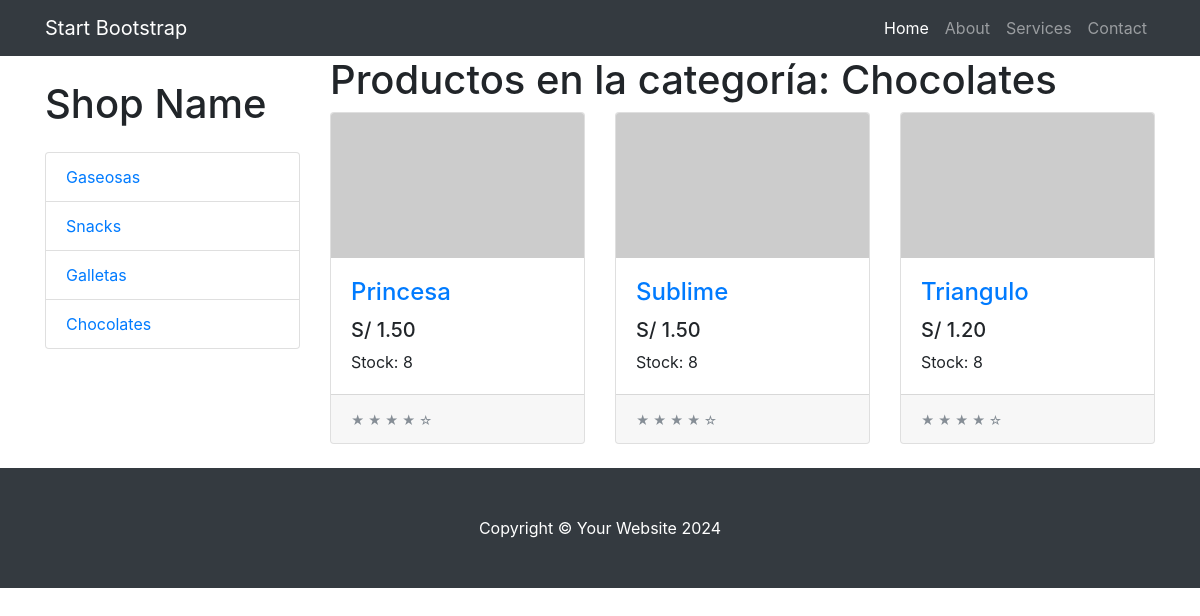
The app's page /tienda/categoria/4/ with its own data.
### tienda/models.py (models this page shows, shortened)
class Categoria(models.Model):
    nombre = models.CharField(max_length=200)
    pub_date = models.DateTimeField('fecha de registro',auto_now=True)

class Producto(models.Model):
    categoria = models.ForeignKey(Categoria,on_delete=models.CASCADE)
    nombre = models.CharField(max_length=200)
    precio = models.DecimalField(max_digits=6,decimal_places=2)
    stock = models.IntegerField(default=0)
    pub_date = models.DateTimeField('date published')

### tienda/views.py (the view)
# urls.py: path('categoria/<int:categoria_id>/', views.productos_por_categoria, name='categoria'),
def productos_por_categoria(request, categoria_id):
    categorias = Categoria.objects.all()  # Para el menú lateral
    categoria = Categoria.objects.get(id=categoria_id)  # La categoría seleccionada
    productos = Producto.objects.filter(categoria=categoria)  # Productos de la categoría
    return render(request, 'productos_por_categoria.html', {
        'categorias': categorias,
        'categoria': categoria,
        'productos': productos
    })

### tienda/templates/productos_por_categoria.html
{% extends "layout.html" %}
{% block content %}
  <h1>Productos en la categoría: {{ categoria.nombre }}</h1>
  <div class="row">
    {% for prod in productos %}
      <div class="col-lg-4 col-md-6 mb-4">
        <div class="card h-100">
          <a href="{% url 'tienda:producto' prod.id %}">
            <img class="card-img-top" src="http://placehold.it/700x400" alt="">
          </a>
          <div class="card-body">
            <h4 class="card-title">
              <a href="{% url 'tienda:producto' prod.id %}">{{ prod.nombre }}</a>
            </h4>
            <h5>S/ {{ prod.precio }}</h5>
            <p class="card-text">Stock: {{ prod.stock }}</p>
          </div>
          <div class="card-footer">
            <small class="text-muted">&#9733; &#9733; &#9733; &#9733; &#9734;</small>
          </div>
        </div>
      </div>
    {% endfor %}
  </div>
{% endblock %}

### tienda/templates/layout.html (shortened to what this page needs)
{% load static %}
<!DOCTYPE html>
<html lang="en">
  <head>
    <link href="{% static 'vendor/bootstrap/css/bootstrap.min.css' %}" rel="stylesheet">
    <link href="{% static 'css/shop.css' %}" rel="stylesheet">
  </head>
  <body>
    <nav class="navbar navbar-expand-lg navbar-dark bg-dark fixed-top">
      <div class="container">
        <a class="navbar-brand" href="#">Start Bootstrap</a>
        <div class="collapse navbar-collapse" id="navbarResponsive">
          <ul class="navbar-nav ml-auto">
            <li class="nav-item active">
              <a class="nav-link" href="{% url 'tienda:index' %}">Home
              </a>
            </li>
            <li class="nav-item">
              <a class="nav-link" href="#">About</a>
            </li>
            <li class="nav-item">
              <a class="nav-link" href="#">Services</a>
            </li>
            <li class="nav-item">
              <a class="nav-link" href="#">Contact</a>
            </li>
          </ul>
        </div>
      </div>
    </nav>
    <div class="container">
      <div class="row">
        <div class="col-lg-3">
          <h1 class="my-4">Shop Name</h1>
          <div class="list-group">
            {% for cat in categorias %}
              <a href="{% url 'tienda:categoria' cat.id %}" class="list-group-item">{{ cat.nombre }}</a>
            {% endfor %}
          </div>
        </div>
        <div class="col-lg-9">
          {% block content %}{% endblock %}
        </div>
      </div>
    </div>
    <footer class="py-5 bg-dark">
      <div class="container">
        <p class="m-0 text-center text-white">Copyright &copy; Your Website 2024</p>
      </div>
    </footer>
  </body>
</html>

### tienda/static/css/shop.css (style rules this page uses)
body { padding-top: 54px; }
@media (min-width: 992px) { body { padding-top: 56px; } }

### records on screen
Categoria: nombre "Gaseosas"
Categoria: nombre "Snacks"
Categoria: nombre "Galletas"
Categoria: nombre "Chocolates"
Producto: nombre "Princesa", precio "1.50", stock "8"
Producto: nombre "Sublime", precio "1.50", stock "8"
Producto: nombre "Triangulo", precio "1.20", stock "8"
